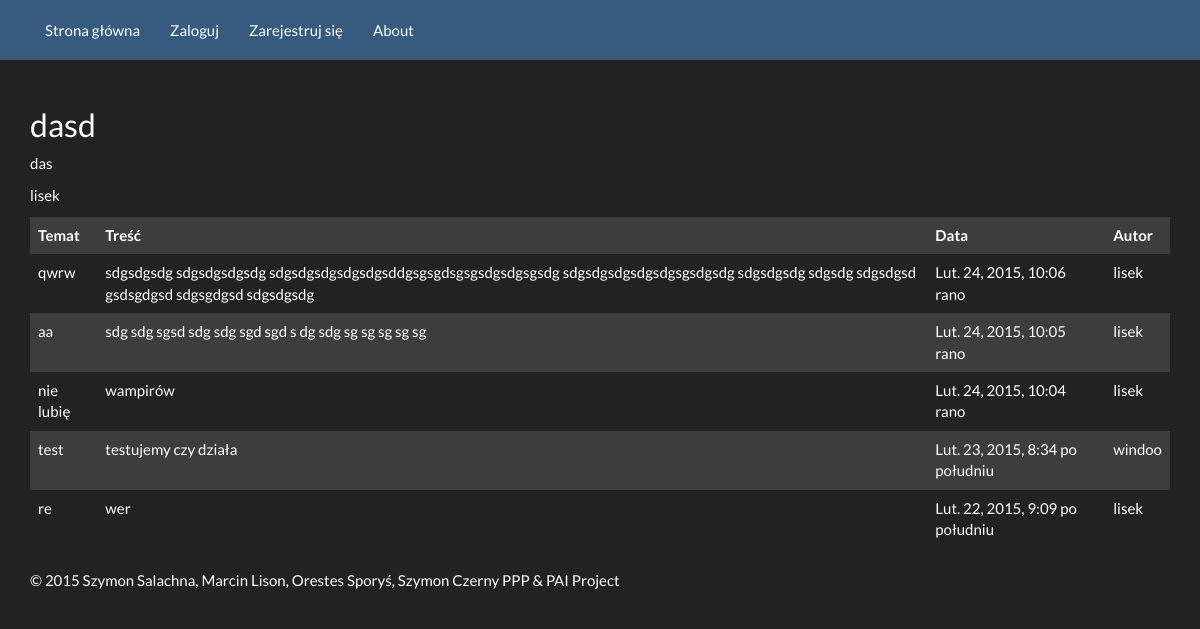
Page /topic/9/ on the committed database.
### Forum/models.py (models this page shows, shortened)
class Topic(models.Model):
    title = models.CharField(max_length=60)
    description = models.TextField(max_length=10000, blank=True, null=True)
    created = models.DateTimeField(auto_now=True)
    creator = models.ForeignKey(User, blank=True, null=True)
    updated = models.DateTimeField(auto_now=True)
    closed = models.BooleanField(blank=True, default=False)

class Post(models.Model):
    title = models.CharField(max_length=256)
    created = models.DateTimeField(auto_now_add=True)
    creator = models.ForeignKey(User, blank=True, null=True)
    updated = models.DateTimeField(auto_now=True)
    topic = models.ForeignKey(Topic)
    body = models.TextField(max_length=10000)
    def short(self):
        return u"%s - %s\n%s" % (self.creator, self.title, self.created.strftime("%b %d, %I:%M %p"))
    short.allow_tags = True

### Forum/views.py (the view)
# urls.py: url(r'^topic/(?P<topic_id>\d+)/$', 'Forum.views.topic'),
def topic(request, topic_id):
    try:
        topics = Topic.objects.get(id=topic_id)
    except ObjectDoesNotExist:
        raise Http404
    posts = Post.objects.all().filter(topic=topic_id).order_by('-created')
    return render(request, 'forum/topic.html', {'topics': topics, 'posts': posts})

### templates/forum/topic.html (shortened to what this page needs)
{% extends 'forum/index.html' %}
{% block content %}
    <br />
<h2>{{ topics.title }}</h2>
<p>{{ topics.description }}</p>
<p>{{ topics.creator.get_username }}</p>
<table class="table table-striped table-hover">
    <tr>
        <th>
            Temat
        </th>
        <th>
            Treść
        </th>
        <th>
            Data
        </th>
        <th>Autor</th>
    </tr>
{% for post in posts %}
    <tr>
        <td>
            {{ post.title }}
        </td>
        <td>
            {{ post.body }}
        </td>
        <td>
            {{ post.created }}
        </td>
        <td>
            {{ post.creator }}
        </td>
    </tr>
{% endfor %}
</table>
{% endblock %}

### rows in the picture
Topic: title "dasd", description "das", creator.get_username "lisek"
Post: title "qwrw", body "sdgsdgsdg sdgsdgsdgsdg sdgsdgsdgsdgsdgsddgsgsgdsgsgsdgsdgsgsdg sdgsdgsdgsdgsdgsgsdgsdg sdgsdgsdg sdgsdg sdgsdgsd gsdsgdgsd sdgsgdgsd sdgsdgsdg", created "Lut. 24, 2015, 10:06 rano", creator "lisek"
Post: title "aa", body "sdg sdg sgsd sdg sdg sgd sgd s dg sdg sg sg sg sg sg", created "Lut. 24, 2015, 10:05 rano", creator "lisek"
Post: title "nie lubię", body "wampirów", created "Lut. 24, 2015, 10:04 rano", creator "lisek"
Post: title "test", body "testujemy czy działa", created "Lut. 23, 2015, 8:34 po południu", creator "windoo"
Post: title "re", body "wer", created "Lut. 22, 2015, 9:09 po południu", creator "lisek"
